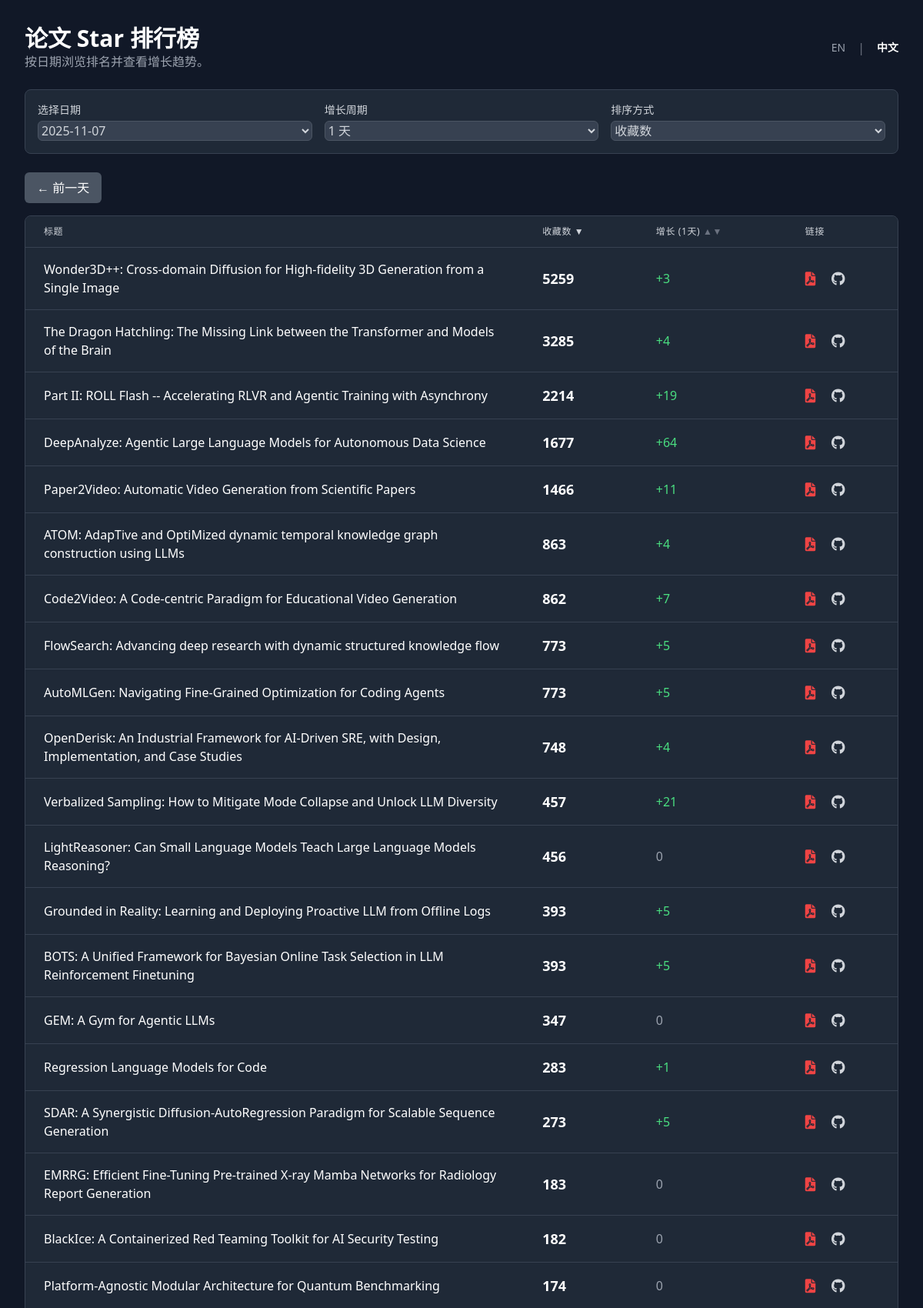
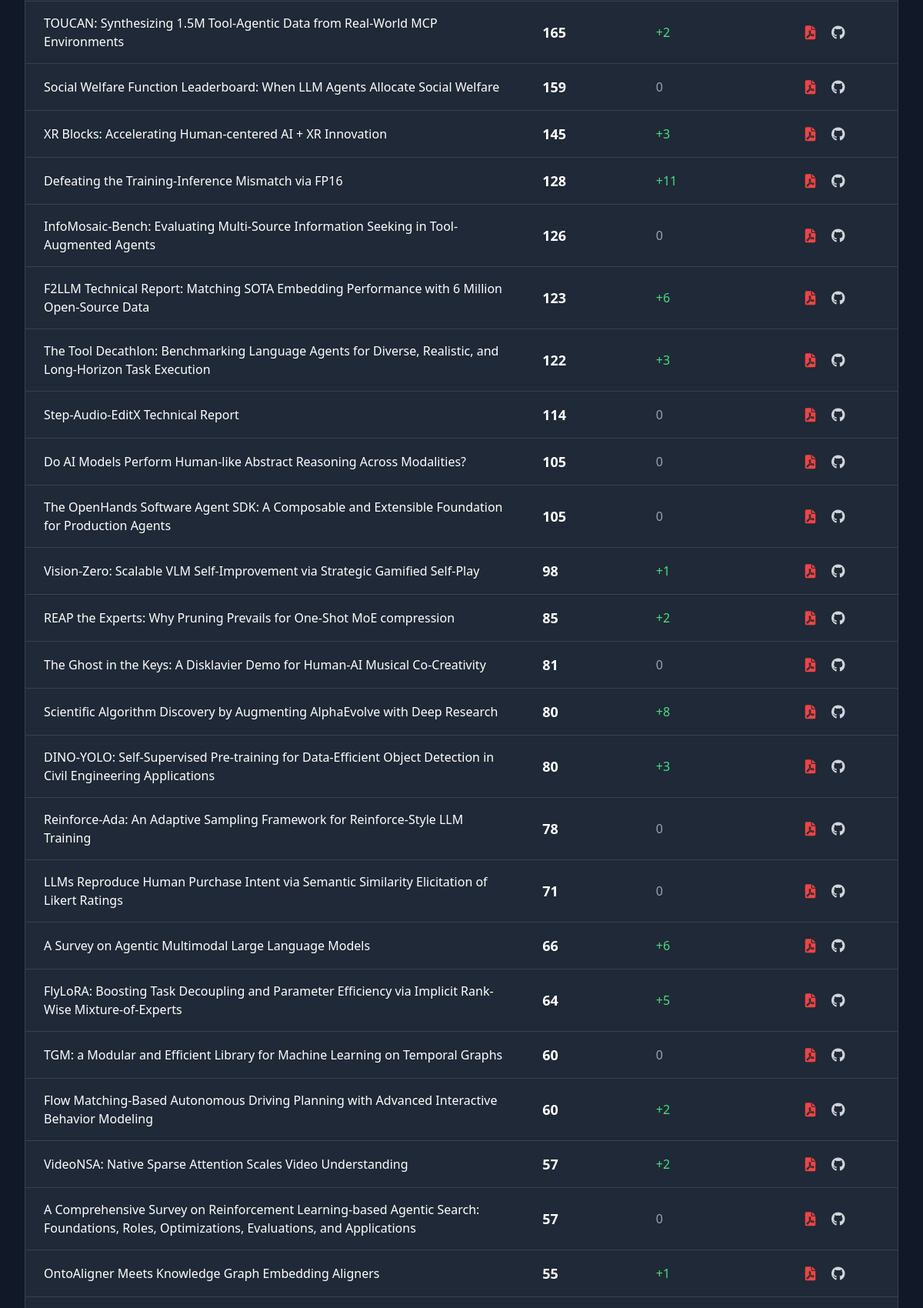
Page /?lang=zh (upper part) on the committed database (2 pictures, top to bottom).
### tables this page shows
CREATE TABLE papers (
                id INTEGER PRIMARY KEY AUTOINCREMENT,
                arxiv_id TEXT UNIQUE NOT NULL,
                title TEXT,
                pdf_link TEXT,
                published_date TEXT,
                github_link TEXT
            );

### app.py (the view)
@app.route("/")
def index():
    db = get_db()
    lang = request.args.get('lang', 'en')
    if lang not in TRANSLATIONS:
        lang = 'en'
    T = TRANSLATIONS[lang]
    if db is None:
        return render_template("index.html", error=T['error_no_db'], T=T, lang=lang)
    cursor = db.cursor()
    cursor.execute("SELECT DISTINCT check_date FROM star_counts ORDER BY check_date DESC")
    available_dates = [row['check_date'] for row in cursor.fetchall()]
    if not available_dates:
        return render_template("index.html", data=[], available_dates=[], T=T, lang=lang, no_data=True)
    selected_date = request.args.get("date", available_dates[0])
    growth_days = int(request.args.get("growth_days", 1))
    sort_by = request.args.get("sort_by", "stars")
    order = request.args.get("order", "desc")
    page = int(request.args.get("page", 1))
    per_page = 50
    order_direction = "ASC" if order.lower() == "asc" else "DESC"
    sort_column = "growth" if sort_by == "growth" else "current_stars"
    query = f"""
        SELECT
            p.title AS "Title",
            p.pdf_link AS "Pdf_Link",
            p.github_link AS "Github_Link",
            p.arxiv_id AS "Arxiv_ID",
            s1.stars AS current_stars,
            (s1.stars - IFNULL(s2.stars, s1.stars)) AS growth
        FROM papers p
        JOIN star_counts s1 ON p.id = s1.paper_id
        LEFT JOIN star_counts s2 ON p.id = s2.paper_id AND s2.check_date = (
            SELECT MAX(check_date)
            FROM star_counts
            WHERE paper_id = p.id AND check_date < DATE(?, '-{growth_days} days')
        )
        WHERE s1.check_date = ?
        ORDER BY {sort_column} {order_direction}, current_stars DESC
    """
    cursor.execute(query, (selected_date, selected_date))
    all_data = cursor.fetchall()
    total_items = len(all_data)
    total_pages = (total_items + per_page - 1) // per_page
    if page > total_pages and total_pages > 0:
        return redirect(url_for_params('index', page=total_pages))
    start_index = (page - 1) * per_page
    end_index = start_index + per_page
    paginated_data = all_data[start_index:end_index]
    prev_date, next_date = None, None
    if selected_date in available_dates:
        current_index = available_dates.index(selected_date)
        if current_index < len(available_dates) - 1:
            prev_date = available_dates[current_index + 1] # Dates are DESC
        if current_index > 0:
            next_date = available_dates[current_index - 1]
    return render_template(
        "index.html",
        data=[dict(row) for row in paginated_data], # Convert rows to dicts
        page=page,
        total_pages=total_pages,
        total_items=total_items,
        start_index=start_index,
        end_index=min(end_index, total_items),
        sort_by=sort_by,
        order=order,
        date_cols=available_dates,
        selected_date=selected_date,
        growth_days=growth_days,
        growth_col_name="growth", # For consistency in template
        prev_date=prev_date,
        next_date=next_date,
        lang=lang,
        T=T
    )

### app.py (called while the page is built)
def get_db():
    if 'db' not in g:
        if not os.path.exists(DATABASE):
            return None # Return None if the database file does not exist
        g.db = sqlite3.connect(DATABASE)
        g.db.row_factory = sqlite3.Row
    return g.db

@app.context_processor
def utility_processor():
    def url_for_params(endpoint, **values):
        args = request.args.copy()
        for key, value in values.items():
            args[key] = value
        return url_for(endpoint, **args)
    return dict(url_for_params=url_for_params)

### templates/index.html (shortened to what this page needs)
<!DOCTYPE html>
<html lang="{{ lang }}">
<head>
    <script src="https://cdn.tailwindcss.com"></script>
    <link href="https://cdnjs.cloudflare.com/ajax/libs/font-awesome/6.0.0-beta3/css/all.min.css" rel="stylesheet">
</head>
<body class="font-sans">
    <div class="container mx-auto p-4 md:p-8 max-w-7xl">
        <header class="flex justify-between items-center mb-6">
            <div>
                <h1 class="text-3xl font-bold text-white">{{ T.main_header }}</h1>
                <p class="text-gray-400">{{ T.sub_header }}</p>
            </div>
            <div class="flex items-center space-x-4">
                <a href="{{ url_for_params('index', lang='en') }}" class="text-sm {{ 'font-bold text-white' if lang == 'en' else 'text-gray-400 hover:text-white' }}">EN</a>
                <span class="text-gray-500">|</span>
                <a href="{{ url_for_params('index', lang='zh') }}" class="text-sm {{ 'font-bold text-white' if lang == 'zh' else 'text-gray-400 hover:text-white' }}">中文</a>
            </div>
        </header>
        {% if error %}
            <div class="card p-4 rounded-lg mb-6 error-message text-center">
                {{ error }}
            </div>
        {% else %}
        <div class="card p-4 rounded-lg mb-6">
            <form method="GET" action="{{ url_for('index') }}" class="grid grid-cols-1 md:grid-cols-3 gap-4 items-end">
                <div>
                    <label for="date" class="block text-sm font-medium mb-1">{{ T.select_date }}</label>
                    <select id="date" name="date" class="form-select w-full rounded-md" onchange="this.form.submit()">
                        {% for d in date_cols %}
                        <option value="{{ d }}" {% if d == selected_date %}selected{% endif %}>{{ d }}</option>
                        {% endfor %}
                    </select>
                </div>
                <div>
                    <label for="growth_days" class="block text-sm font-medium mb-1">{{ T.growth_period }}</label>
                    <select id="growth_days" name="growth_days" class="form-select w-full rounded-md" onchange="this.form.submit()">
                        <option value="1" {% if growth_days == 1 %}selected{% endif %}>1 {{ T.day }}</option>
                    </select>
                </div>
                <div>
                    <label for="sort_by" class="block text-sm font-medium mb-1">{{ T.sort_by }}</label>
                    <select id="sort_by" name="sort_by" class="form-select w-full rounded-md" onchange="this.form.submit()">
                        <option value="stars" {% if sort_by == 'stars' %}selected{% endif %}>{{ T.stars }}</option>
                    </select>
                </div>
            </form>
        </div>
        <div class="flex justify-between items-center my-4">
            {% if prev_date %}
                <a href="{{ url_for_params('index', date=prev_date) }}" class="btn-secondary px-4 py-2 rounded-md">&larr; {{ T.prev_day }}</a>
            {% else %}
                <span></span>
            {% endif %}
        </div>
        <div class="card rounded-lg overflow-x-auto">
            <table class="min-w-full divide-y divide-gray-700">
                <thead class="bg-gray-800">
                    <tr>
                        <th scope="col" class="px-6 py-3 text-left text-xs font-medium uppercase tracking-wider">{{ T.title }}</th>
                        <th scope="col" class="px-6 py-3 text-left text-xs font-medium uppercase tracking-wider">
                            <a href="{{ url_for_params('index', sort_by='stars', order='desc' if order == 'asc' and sort_by == 'stars' else 'asc') }}" class="hover:text-white">
                                {{ T.stars }}
                                {% if sort_by != 'stars' %}
                                    <span class="text-gray-500">&#9650;&#9660;</span>
                                {% elif order == 'desc' %}
                                    <span>&#9660;</span>
                                {% else %}
                                    <span>&#9650;</span>
                                {% endif %}
                            </a>
                        </th>
                        <th scope="col" class="px-6 py-3 text-left text-xs font-medium uppercase tracking-wider">
                             <a href="{{ url_for_params('index', sort_by='growth', order='desc' if order == 'asc' and sort_by == 'growth' else 'asc') }}" class="hover:text-white">
                                {{ T.growth }} ({{ growth_days }}{{ T.day if growth_days == 1 else T.days }})
                                {% if sort_by != 'growth' %}
                                    <span class="text-gray-500">&#9650;&#9660;</span>
                                {% elif order == 'desc' %}
                                    <span>&#9660;</span>
                                {% else %}
                                    <span>&#9650;</span>
                                {% endif %}
                            </a>
                        </th>
                        <th scope="col" class="px-6 py-3 text-left text-xs font-medium uppercase tracking-wider">{{ T.links }}</th>
                    </tr>
                </thead>
                <tbody class="divide-y divide-gray-700">
                    {% if data %}
                        {% for row in data %}
                        <tr class="hover:bg-gray-700/50">
                            <td class="px-6 py-4 whitespace-normal max-w-md">
                                <div class="truncate-multiline font-medium text-white">{{ row.Title }}</div>
                            </td>
                            <td class="px-6 py-4 whitespace-nowrap text-lg font-semibold text-white">{{ row.current_stars | int }}</td>
                            <td class="px-6 py-4 whitespace-nowrap">
                                {% if row.growth is not none and row.growth is number %}
                                    <span class="{{ 'text-green-400' if row.growth > 0 else 'text-red-400' if row.growth < 0 else 'text-gray-400' }}">
                                        {{ '+%d' | format(row.growth | int) if row.growth > 0 else row.growth | int }}
                                    </span>
                                {% else %}
                                    <span class="text-gray-500">N/A</span>
                                {% endif %}
                            </td>
                            <td class="px-6 py-4 whitespace-nowrap text-lg space-x-4">
                                {% if row.Pdf_Link and row.Pdf_Link != 'not_found' %}
                                <a href="{{ row.Pdf_Link }}" target="_blank" title="ArXiv PDF" class="text-red-500 hover:text-red-400"><i class="fas fa-file-pdf"></i></a>
                                {% endif %}
                                {% if row.Github_Link and row.Github_Link != 'not_found' and 'https://' in row.Github_Link %}
                                <a href="{{ row.Github_Link }}" target="_blank" title="GitHub Repository" class="text-gray-300 hover:text-white"><i class="fab fa-github"></i></a>
                                {% endif %}
                            </td>
                        </tr>
                        {% endfor %}
                    {% else %}
                        <tr>
                            <td colspan="4" class="text-center py-10 text-gray-500">{{ T.no_data }}</td>
                        </tr>
                    {% endif %}
                </tbody>
            </table>
        </div>
        {% endif %}
    </div>
</body>
</html>

### templates/index.html (style rules this page uses)
.truncate-multiline { display: -webkit-box; -webkit-line-clamp: 2; -webkit-box-orient: vertical; overflow: hidden; text-overflow: ellipsis; }
body { background-color: #111827; color: #d1d5db; }
.card { background-color: #1f2937; border: 1px solid #374151; }
.form-select, .form-input { background-color: #374151; color: #d1d5db; border: 1px solid #4b5563; }
.btn-secondary { background-color: #4b5563; color: white; transition: background-color 0.3s; }

### rows in the picture
papers: Title "Wonder3D++: Cross-domain Diffusion for High-fidelity 3D Generation from a Single Image", current_stars "5259", growth "+3"
papers: Title "The Dragon Hatchling: The Missing Link between the Transformer and Models of the Brain", current_stars "3285", growth "+4"
papers: Title "Part II: ROLL Flash -- Accelerating RLVR and Agentic Training with Asynchrony", current_stars "2214", growth "+19"
papers: Title "DeepAnalyze: Agentic Large Language Models for Autonomous Data Science", current_stars "1677", growth "+64"
papers: Title "Paper2Video: Automatic Video Generation from Scientific Papers", current_stars "1466", growth "+11"
papers: Title "ATOM: AdapTive and OptiMized dynamic temporal knowledge graph construction using LLMs", current_stars "863", growth "+4"
papers: Title "Code2Video: A Code-centric Paradigm for Educational Video Generation", current_stars "862", growth "+7"
papers: Title "FlowSearch: Advancing deep research with dynamic structured knowledge flow", current_stars "773", growth "+5"
papers: Title "AutoMLGen: Navigating Fine-Grained Optimization for Coding Agents", current_stars "773", growth "+5"
papers: Title "OpenDerisk: An Industrial Framework for AI-Driven SRE, with Design, Implementation, and Case Studies", current_stars "748", growth "+4"
papers: Title "Verbalized Sampling: How to Mitigate Mode Collapse and Unlock LLM Diversity", current_stars "457", growth "+21"
papers: Title "LightReasoner: Can Small Language Models Teach Large Language Models Reasoning?", current_stars "456", growth "0"
papers: Title "Grounded in Reality: Learning and Deploying Proactive LLM from Offline Logs", current_stars "393", growth "+5"
papers: Title "BOTS: A Unified Framework for Bayesian Online Task Selection in LLM Reinforcement Finetuning", current_stars "393", growth "+5"
papers: Title "GEM: A Gym for Agentic LLMs", current_stars "347", growth "0"
papers: Title "Regression Language Models for Code", current_stars "283", growth "+1"
papers: Title "SDAR: A Synergistic Diffusion-AutoRegression Paradigm for Scalable Sequence Generation", current_stars "273", growth "+5"
papers: Title "EMRRG: Efficient Fine-Tuning Pre-trained X-ray Mamba Networks for Radiology Report Generation", current_stars "183", growth "0"
papers: Title "BlackIce: A Containerized Red Teaming Toolkit for AI Security Testing", current_stars "182", growth "0"
papers: Title "Platform-Agnostic Modular Architecture for Quantum Benchmarking", current_stars "174", growth "0"
papers: Title "TOUCAN: Synthesizing 1.5M Tool-Agentic Data from Real-World MCP Environments", current_stars "165", growth "+2"
papers: Title "Social Welfare Function Leaderboard: When LLM Agents Allocate Social Welfare", current_stars "159", growth "0"
papers: Title "XR Blocks: Accelerating Human-centered AI + XR Innovation", current_stars "145", growth "+3"
papers: Title "Defeating the Training-Inference Mismatch via FP16", current_stars "128", growth "+11"
papers: Title "InfoMosaic-Bench: Evaluating Multi-Source Information Seeking in Tool-Augmented Agents", current_stars "126", growth "0"
papers: Title "F2LLM Technical Report: Matching SOTA Embedding Performance with 6 Million Open-Source Data", current_stars "123", growth "+6"
papers: Title "The Tool Decathlon: Benchmarking Language Agents for Diverse, Realistic, and Long-Horizon Task Execution", current_stars "122", growth "+3"
papers: Title "Step-Audio-EditX Technical Report", current_stars "114", growth "0"
papers: Title "Do AI Models Perform Human-like Abstract Reasoning Across Modalities?", current_stars "105", growth "0"
papers: Title "The OpenHands Software Agent SDK: A Composable and Extensible Foundation for Production Agents", current_stars "105", growth "0"
papers: Title "Vision-Zero: Scalable VLM Self-Improvement via Strategic Gamified Self-Play", current_stars "98", growth "+1"
papers: Title "REAP the Experts: Why Pruning Prevails for One-Shot MoE compression", current_stars "85", growth "+2"
papers: Title "The Ghost in the Keys: A Disklavier Demo for Human-AI Musical Co-Creativity", current_stars "81", growth "0"
papers: Title "Scientific Algorithm Discovery by Augmenting AlphaEvolve with Deep Research", current_stars "80", growth "+8"
papers: Title "DINO-YOLO: Self-Supervised Pre-training for Data-Efficient Object Detection in Civil Engineering Applications", current_stars "80", growth "+3"
papers: Title "Reinforce-Ada: An Adaptive Sampling Framework for Reinforce-Style LLM Training", current_stars "78", growth "0"
papers: Title "LLMs Reproduce Human Purchase Intent via Semantic Similarity Elicitation of Likert Ratings", current_stars "71", growth "0"
papers: Title "A Survey on Agentic Multimodal Large Language Models", current_stars "66", growth "+6"
papers: Title "FlyLoRA: Boosting Task Decoupling and Parameter Efficiency via Implicit Rank-Wise Mixture-of-Experts", current_stars "64", growth "+5"
papers: Title "TGM: a Modular and Efficient Library for Machine Learning on Temporal Graphs", current_stars "60", growth "0"
papers: Title "Flow Matching-Based Autonomous Driving Planning with Advanced Interactive Behavior Modeling", current_stars "60", growth "+2"
papers: Title "VideoNSA: Native Sparse Attention Scales Video Understanding", current_stars "57", growth "+2"
papers: Title "A Comprehensive Survey on Reinforcement Learning-based Agentic Search: Foundations, Roles, Optimizations, Evaluations, and Applications", current_stars "57", growth "0"
papers: Title "OntoAligner Meets Knowledge Graph Embedding Aligners", current_stars "55", growth "+1"

### other values in the picture
{{ T.main_header }} "论文 Star 排行榜"
{{ T.sub_header }} "按日期浏览排名并查看增长趋势。"
{{ T.select_date }} "选择日期"
{{ T.growth_period }} "增长周期"
{{ T.sort_by }} "排序方式"
{{ T.prev_day }} "前一天"
{{ T.title }} "标题"
{{ T.stars }} "收藏数"
{{ T.growth }} "增长"
{{ growth_days }} "1"
{{ T.day if growth_days == 1 else T.days }} "天"
{{ T.links }} "链接"
form field date "2025-11-07"
form field sort_by "收藏数"
